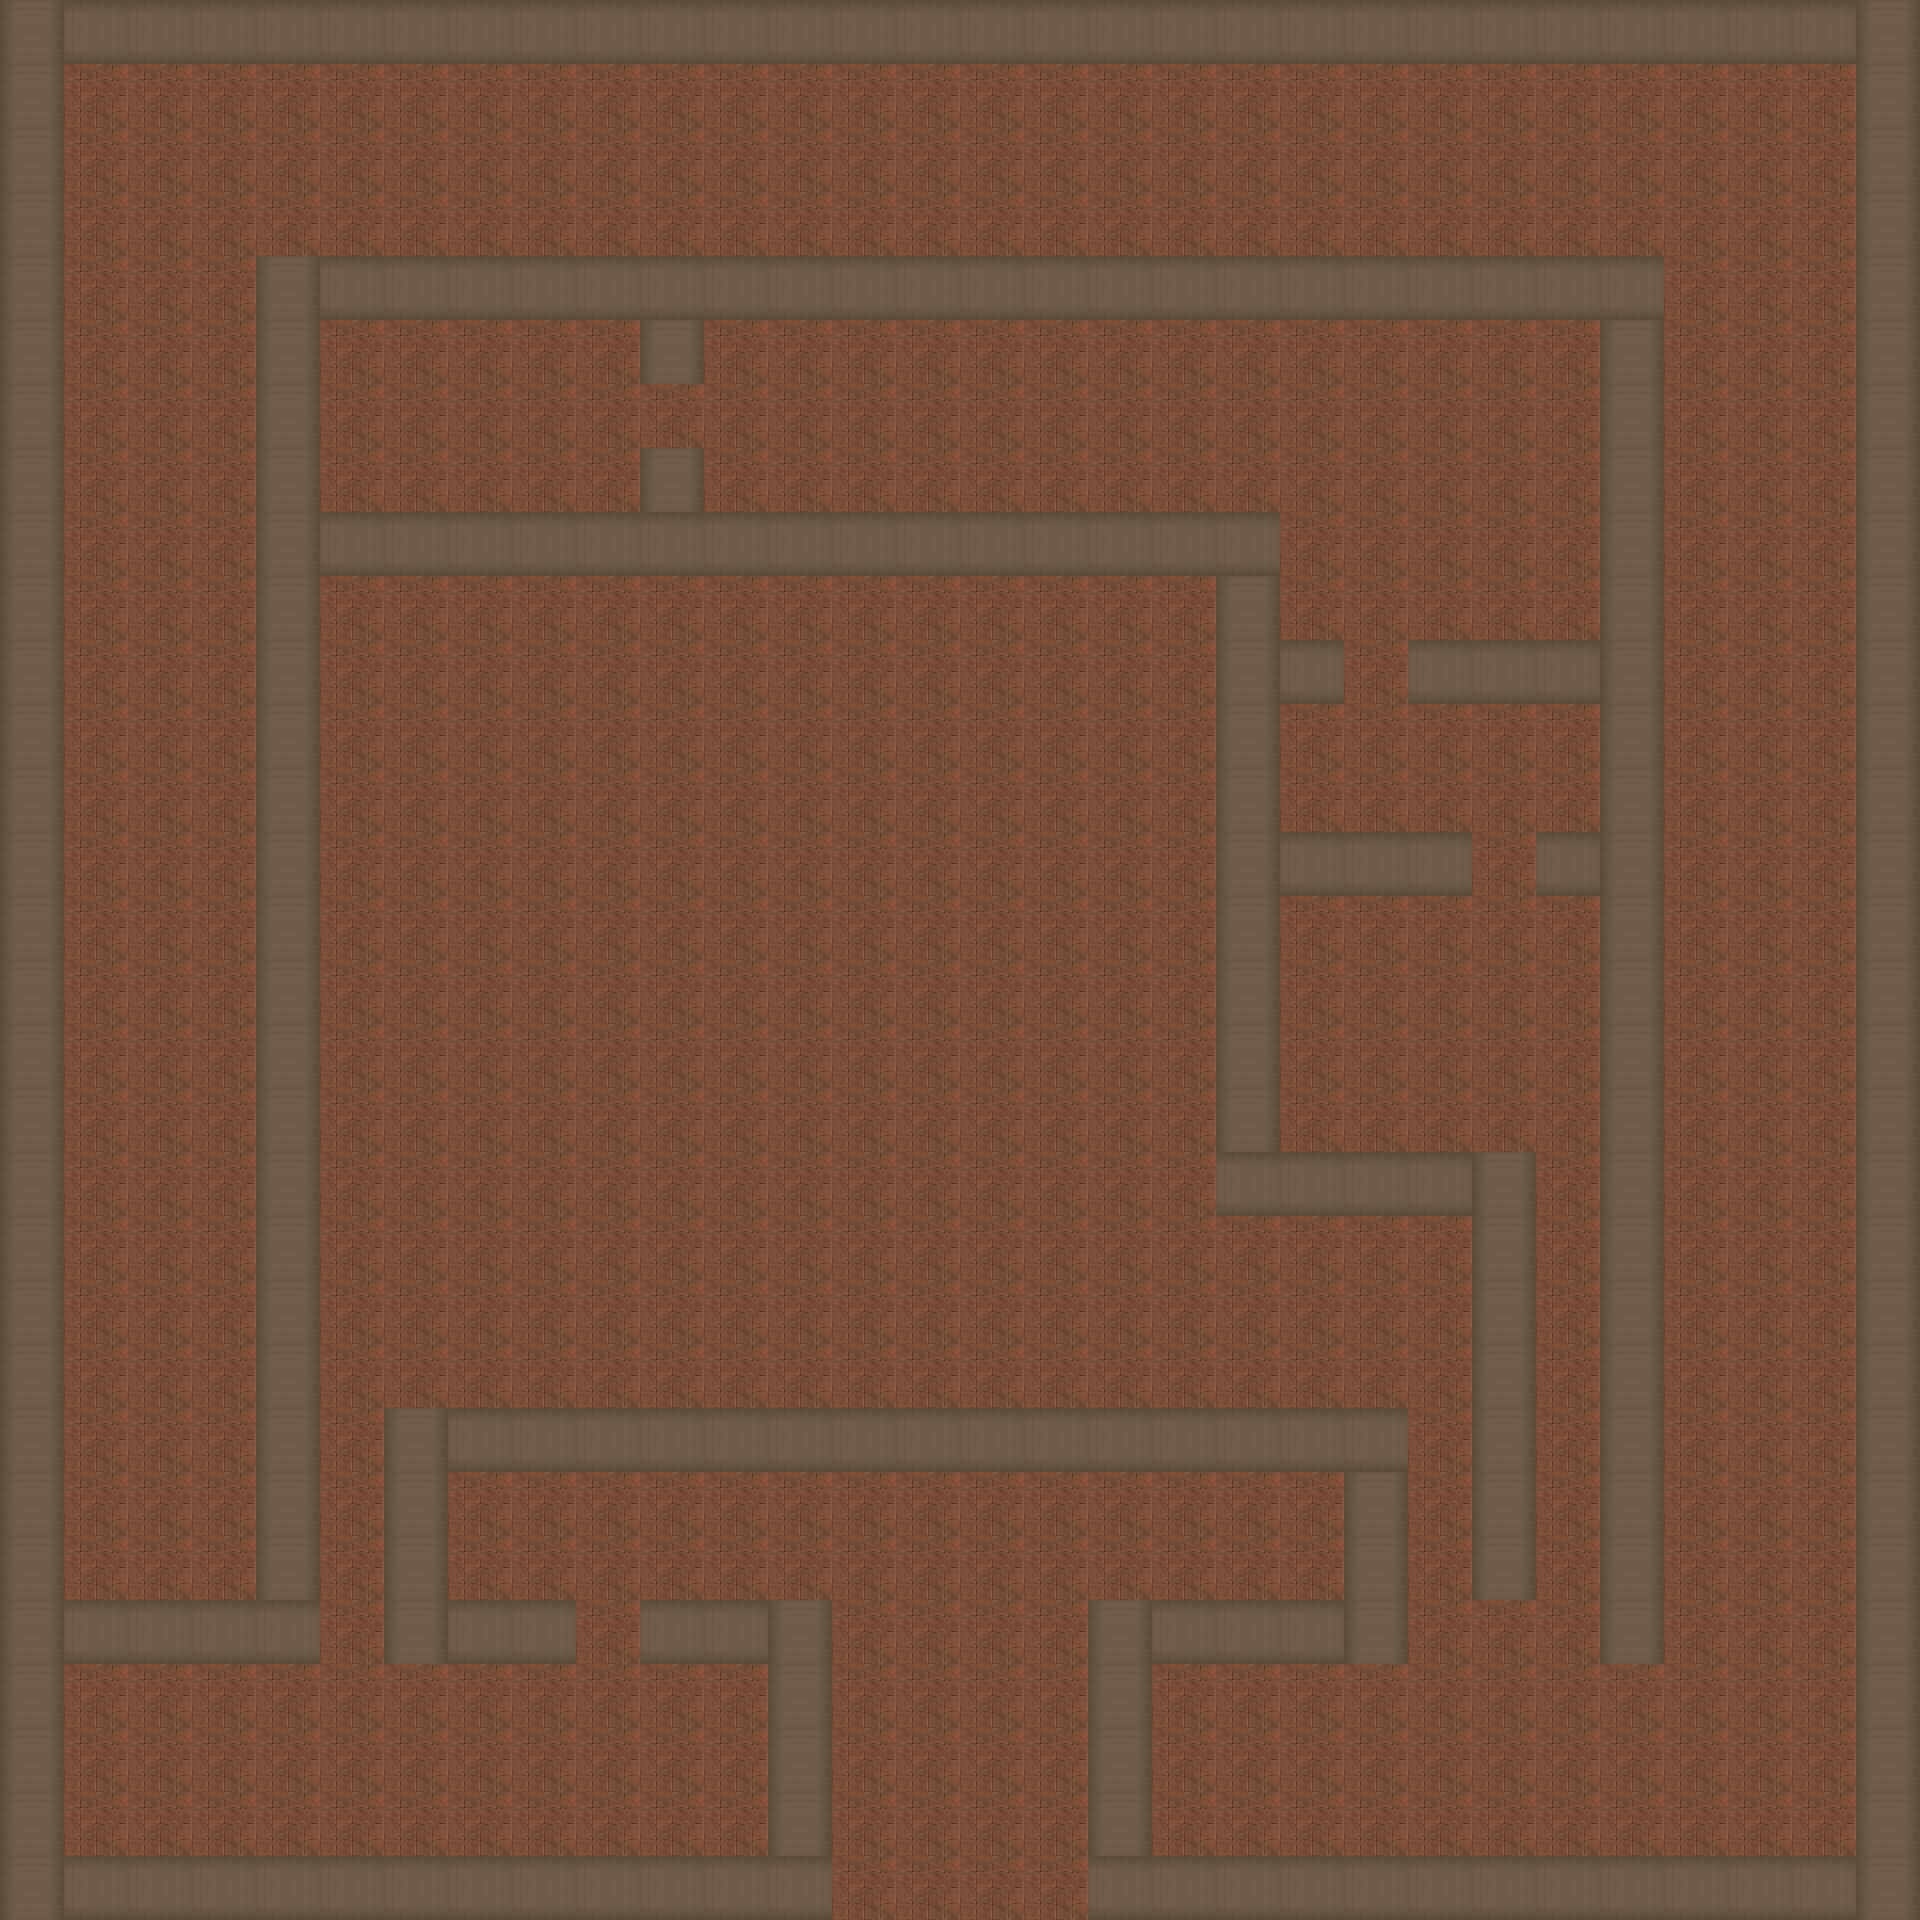

This is a level from a 2D game, rendered from its Tiled map with the project's own tilesets. A one-line summary and the map file follow, with tile-layer data summarised:
An orthogonal 30x30 tile map with 64x64 px tiles, 1 tile layer (Map) and 387 objects (21x Enemy, 14x Stair, 6x Switch, 5x Table4, 4x Table1, ...).

<map version="1.0" tiledversion="1.1.5" orientation="orthogonal" renderorder="right-down" width="30" height="30" tilewidth="64" tileheight="64" infinite="0" nextobjectid="432">
 <tileset firstgid="1" name="tileset" tilewidth="64" tileheight="64" tilecount="64" columns="8">
  <image source="tileset.png" width="512" height="512" />
 </tileset>
 <layer name="Map" width="30" height="30" locked="1">
  <data>[900 cells, 900 non-empty, 3 distinct tile ids]</data>
 </layer>
 <objectgroup name="MapObjects" locked="1">
  <object id="1" name="down" type="Stair" gid="41" x="64" y="1600" width="64" height="64" />
  <object id="2" name="down" type="Stair" gid="41" x="128" y="1600" width="64" height="64" />
  <object id="3" name="down" type="Stair" gid="41" x="192" y="1600" width="64" height="64" />
  <object id="4" name="down" type="Stair" gid="41" x="192" y="1536" width="64" height="64" />
  <object id="5" name="down" type="Stair" gid="41" x="128" y="1536" width="64" height="64" />
  <object id="6" name="down" type="Stair" gid="41" x="64" y="1536" width="64" height="64" />
  <object id="9" name="up" type="Stair" gid="41" x="832" y="1920" width="64" height="64" />
  <object id="10" name="up" type="Stair" gid="41" x="896" y="1920" width="64" height="64" />
  <object id="11" name="up" type="Stair" gid="41" x="960" y="1920" width="64" height="64" />
  <object id="12" name="up" type="Stair" gid="41" x="1024" y="1920" width="64" height="64" />
  <object id="13" name="up" type="Stair" gid="41" x="1024" y="1856" width="64" height="64" />
  <object id="14" name="up" type="Stair" gid="41" x="960" y="1856" width="64" height="64" />
  <object id="15" name="up" type="Stair" gid="41" x="896" y="1856" width="64" height="64" />
  <object id="16" name="up" type="Stair" gid="41" x="832" y="1856" width="64" height="64" />
  <object id="18" type="Table1" gid="45" x="960" y="832" width="64" height="64" />
  <object id="19" type="Table1" gid="45" x="960" y="896" width="64" height="64" />
  <object id="20" type="Table1" gid="45" x="960" y="960" width="64" height="64" />
  <object id="21" type="Table1" gid="45" x="960" y="1024" width="64" height="64" />
  <object id="24" type="Table4" gid="43" x="832" y="1088" width="64" height="64" />
  <object id="25" type="Table4" gid="43" x="768" y="1088" width="64" height="64" />
  <object id="26" type="Table4" gid="43" x="704" y="1088" width="64" height="64" />
  <object id="27" type="Table4" gid="43" x="640" y="1088" width="64" height="64" />
  <object id="30" type="Table3" gid="44" x="576" y="1024" width="64" height="64" />
  <object id="31" type="Table3" gid="44" x="576" y="960" width="64" height="64" />
  <object id="32" type="Table3" gid="44" x="576" y="896" width="64" height="64" />
  <object id="33" type="Table3" gid="44" x="576" y="832" width="64" height="64" />
  <object id="37" type="Table4" gid="43" x="896" y="1088" width="64" height="64" />
  <object id="38" type="Table2" gid="42" x="768" y="768" width="64" height="64" />
  <object id="39" name="Door1" type="Door1" gid="19" x="1472" y="896" width="64" height="64" />
  <object id="40" name="Door2" type="Door1" gid="19" x="1344" y="704" width="64" height="64" />
  <object id="41" name="Door4" type="Door1" gid="19" x="576" y="1664" width="64" height="64" />
  <object id="42" name="Door5" type="Door1" gid="19" x="320" y="1664" width="64" height="64" />
  <object id="43" name="Door3" type="Door2" gid="20" x="640" y="448" width="64" height="64" />
  <object id="45" name="Chair1" type="Chair1" gid="42" x="1408" y="1664" width="64" height="64" />
  <object id="79" name="Door1" type="Switch" gid="52" x="768" y="896" width="64" height="64" />
  <object id="80" name="Door5" type="Switch" gid="52" x="1280" y="1152" width="64" height="64" />
  <object id="81" name="Door3" type="Switch" gid="52" x="1536" y="384" width="64" height="64" />
  <object id="82" name="Door4" type="Switch" gid="52" x="320" y="512" width="64" height="64" />
  <object id="83" name="Door2" type="Switch" gid="52" x="64" y="1728" width="64" height="64" />
  <object id="108" type="Chest" gid="16" x="320" y="640" width="64" height="64" />
  <object id="109" name="Chair1" type="Switch" gid="52" x="1152" y="1728" width="64" height="64" />
  <object id="274" type="Upgrader" gid="16" x="576" y="384" width="64" height="64" />
 </objectgroup>
 <objectgroup name="Walls" locked="1">
  <object id="46" x="64" y="0" width="1792" height="64" />
  <object id="47" x="1856" y="0" width="64" height="1920" />
  <object id="48" x="1088" y="1856" width="768" height="64" />
  <object id="49" x="64" y="1856" width="768" height="64" />
  <object id="50" x="0" y="0" width="64" height="1920" />
  <object id="51" x="320" y="256" width="1344" height="64" />
  <object id="52" x="256" y="256" width="64" height="1408" />
  <object id="53" x="64" y="1600" width="192" height="64" />
  <object id="54" x="448" y="1408" width="960" height="64" />
  <object id="55" x="1344" y="1472" width="64" height="192" />
  <object id="56" x="1152" y="1600" width="192" height="64" />
  <object id="57" x="1088" y="1600" width="64" height="256" />
  <object id="59" x="768" y="1600" width="64" height="256" />
  <object id="60" x="640" y="1600" width="128" height="64" />
  <object id="61" x="448" y="1600" width="128" height="64" />
  <object id="62" x="384" y="1408" width="64" height="256" />
  <object id="63" x="1600" y="320" width="64" height="1344" />
  <object id="64" x="1472" y="1152" width="64" height="448" />
  <object id="65" x="320" y="512" width="960" height="64" />
  <object id="66" x="640" y="448" width="64" height="64" />
  <object id="67" x="640" y="320" width="64" height="64" />
  <object id="68" x="1216" y="576" width="64" height="576" />
  <object id="69" x="1216" y="1152" width="256" height="64" />
  <object id="70" x="1280" y="832" width="192" height="64" />
  <object id="71" x="1536" y="832" width="64" height="64" />
  <object id="72" x="1408" y="640" width="192" height="64" />
  <object id="73" x="1280" y="640" width="64" height="64" />
 </objectgroup>
 <objectgroup name="Spawns" locked="1">
  <object id="74" name="FromBelow" type="Player" x="160" y="1404">
   <properties>
    <property name="RotType" type="int" value="0" />
   </properties>
   <point />
  </object>
  <object id="75" name="FromAbove" type="Player" x="960" y="1728">
   <properties>
    <property name="RotType" type="int" value="0" />
   </properties>
   <point />
  </object>
  <object id="84" name="Worker2" type="Enemy" x="94" y="1122">
   <properties>
    <property name="RotType" type="int" value="3" />
   </properties>
   <point />
  </object>
  <object id="85" name="Worker2" type="Enemy" x="228" y="990">
   <properties>
    <property name="RotType" type="int" value="4" />
   </properties>
   <point />
  </object>
  <object id="86" name="Worker2" type="Enemy" x="92" y="860">
   <properties>
    <property name="RotType" type="int" value="3" />
   </properties>
   <point />
  </object>
  <object id="87" name="Worker2" type="Enemy" x="220" y="742">
   <properties>
    <property name="RotType" type="int" value="4" />
   </properties>
   <point />
  </object>
  <object id="88" name="Worker2" type="Enemy" x="86" y="600">
   <properties>
    <property name="RotType" type="int" value="3" />
   </properties>
   <point />
  </object>
  <object id="89" name="Worker2" type="Enemy" x="216" y="482">
   <properties>
    <property name="RotType" type="int" value="4" />
   </properties>
   <point />
  </object>
  </objectgroup>
 <objectgroup name="EnemyPaths" locked="1" />
 <objectgroup name="NavMesh" locked="1">
  <!-- 35 objects omitted --></objectgroup>
 <objectgroup name="NavMeshNodes" locked="1">
  <!-- 111 objects omitted --></objectgroup>
 <objectgroup name="NavMeshEdges">
  <!-- 149 objects omitted --></objectgroup>
</map>
<!-- 310 of 387 objects omitted -->
